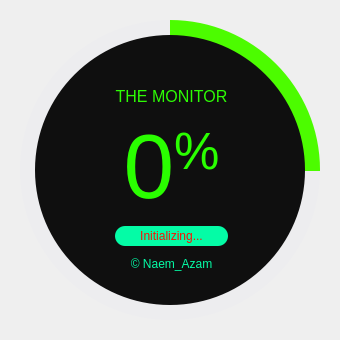
<?xml version="1.0" encoding="UTF-8"?>
<ui version="4.0">
 <class>SplashScreen</class>
 <widget class="QMainWindow" name="SplashScreen">
  <property name="geometry">
   <rect>
    <x>0</x>
    <y>0</y>
    <width>340</width>
    <height>340</height>
   </rect>
  </property>
  <property name="windowTitle">
   <string>MainWindow</string>
  </property>
  <widget class="QWidget" name="centralwidget">
   <widget class="QFrame" name="circularProgressBarBase">
    <property name="geometry">
     <rect>
      <x>10</x>
      <y>10</y>
      <width>320</width>
      <height>320</height>
     </rect>
    </property>
    <property name="styleSheet">
     <string notr="true"/>
    </property>
    <property name="frameShape">
     <enum>QFrame::NoFrame</enum>
    </property>
    <property name="frameShadow">
     <enum>QFrame::Raised</enum>
    </property>
    <widget class="QFrame" name="circularProgress">
     <property name="geometry">
      <rect>
       <x>10</x>
       <y>10</y>
       <width>300</width>
       <height>300</height>
      </rect>
     </property>
     <property name="styleSheet">
      <string notr="true">QFrame{
	border-radius: 150px;
	background-color: qconicalgradient(cx:0.5, cy:0.5, angle:90, stop:0.749 rgba(47, 254, 2, 0), stop:0.750 rgba(76, 252, 0, 255));
}</string>
     </property>
     <property name="frameShape">
      <enum>QFrame::NoFrame</enum>
     </property>
     <property name="frameShadow">
      <enum>QFrame::Raised</enum>
     </property>
    </widget>
    <widget class="QFrame" name="circularBg">
     <property name="geometry">
      <rect>
       <x>10</x>
       <y>10</y>
       <width>300</width>
       <height>300</height>
      </rect>
     </property>
     <property name="styleSheet">
      <string notr="true">QFrame{
	border-radius: 150px;
	background-color: rgba(47, 47, 254, 2);
}</string>
     </property>
     <property name="frameShape">
      <enum>QFrame::NoFrame</enum>
     </property>
     <property name="frameShadow">
      <enum>QFrame::Raised</enum>
     </property>
    </widget>
    <widget class="QFrame" name="container">
     <property name="geometry">
      <rect>
       <x>25</x>
       <y>25</y>
       <width>270</width>
       <height>270</height>
      </rect>
     </property>
     <property name="styleSheet">
      <string notr="true">QFrame{
	border-radius: 135px;
	background-color: rgb(15, 15, 15);
}</string>
     </property>
     <property name="frameShape">
      <enum>QFrame::NoFrame</enum>
     </property>
     <property name="frameShadow">
      <enum>QFrame::Raised</enum>
     </property>
     <widget class="QWidget" name="layoutWidget">
      <property name="geometry">
       <rect>
        <x>40</x>
        <y>50</y>
        <width>193</width>
        <height>191</height>
       </rect>
      </property>
      <layout class="QGridLayout" name="gridLayout">
       <item row="0" column="0">
        <widget class="QLabel" name="labelTitle">
         <property name="font">
          <font>
           <family>Helvetica Neue</family>
           <pointsize>12</pointsize>
          </font>
         </property>
         <property name="styleSheet">
          <string notr="true">background-color: none;
color: #2DFC04</string>
         </property>
         <property name="text">
          <string>&lt;html&gt;&lt;head/&gt;&lt;body&gt;&lt;p&gt;THE MONITOR&lt;/p&gt;&lt;/body&gt;&lt;/html&gt;</string>
         </property>
         <property name="alignment">
          <set>Qt::AlignCenter</set>
         </property>
        </widget>
       </item>
       <item row="1" column="0">
        <widget class="QLabel" name="labelPercentage">
         <property name="font">
          <font>
           <family>Helvetica Neue</family>
           <pointsize>68</pointsize>
          </font>
         </property>
         <property name="styleSheet">
          <string notr="true">background-color: none;
color: #2AFE00</string>
         </property>
         <property name="text">
          <string>&lt;p&gt;&lt;span style=&quot; font-size:68pt;&quot;&gt;0&lt;/span&gt;&lt;span style=&quot; font-size:58pt; vertical-align:super;&quot;&gt;%&lt;/span&gt;&lt;/p&gt;</string>
         </property>
         <property name="alignment">
          <set>Qt::AlignCenter</set>
         </property>
        </widget>
       </item>
       <item row="2" column="0">
        <widget class="QLabel" name="labelLoadingInfo">
         <property name="minimumSize">
          <size>
           <width>0</width>
           <height>20</height>
          </size>
         </property>
         <property name="maximumSize">
          <size>
           <width>16777215</width>
           <height>20</height>
          </size>
         </property>
         <property name="font">
          <font>
           <family>Helvetica Neue</family>
           <pointsize>9</pointsize>
          </font>
         </property>
         <property name="styleSheet">
          <string notr="true">QLabel{
	border-radius: 10px;	
	background-color: rgb(4, 252, 166);
	color: #FC0F04;
	margin-left: 40px;
	margin-right: 40px;
}</string>
         </property>
         <property name="frameShape">
          <enum>QFrame::NoFrame</enum>
         </property>
         <property name="text">
          <string>Initializing...</string>
         </property>
         <property name="alignment">
          <set>Qt::AlignCenter</set>
         </property>
        </widget>
       </item>
       <item row="3" column="0">
        <widget class="QLabel" name="labelCredits">
         <property name="enabled">
          <bool>true</bool>
         </property>
         <property name="styleSheet">
          <string notr="true">background-color: none;
color: rgb(4, 252, 166);
font-size: 12px;</string>
         </property>
         <property name="text">
          <string>&lt;html&gt;&lt;head/&gt;&lt;body&gt;&lt;p&gt;© Naem_Azam&lt;/p&gt;&lt;/body&gt;&lt;/html&gt;</string>
         </property>
         <property name="alignment">
          <set>Qt::AlignCenter</set>
         </property>
        </widget>
       </item>
      </layout>
     </widget>
    </widget>
    <zorder>circularBg</zorder>
    <zorder>circularProgress</zorder>
    <zorder>container</zorder>
   </widget>
  </widget>
 </widget>
 <resources/>
 <connections/>
</ui>
